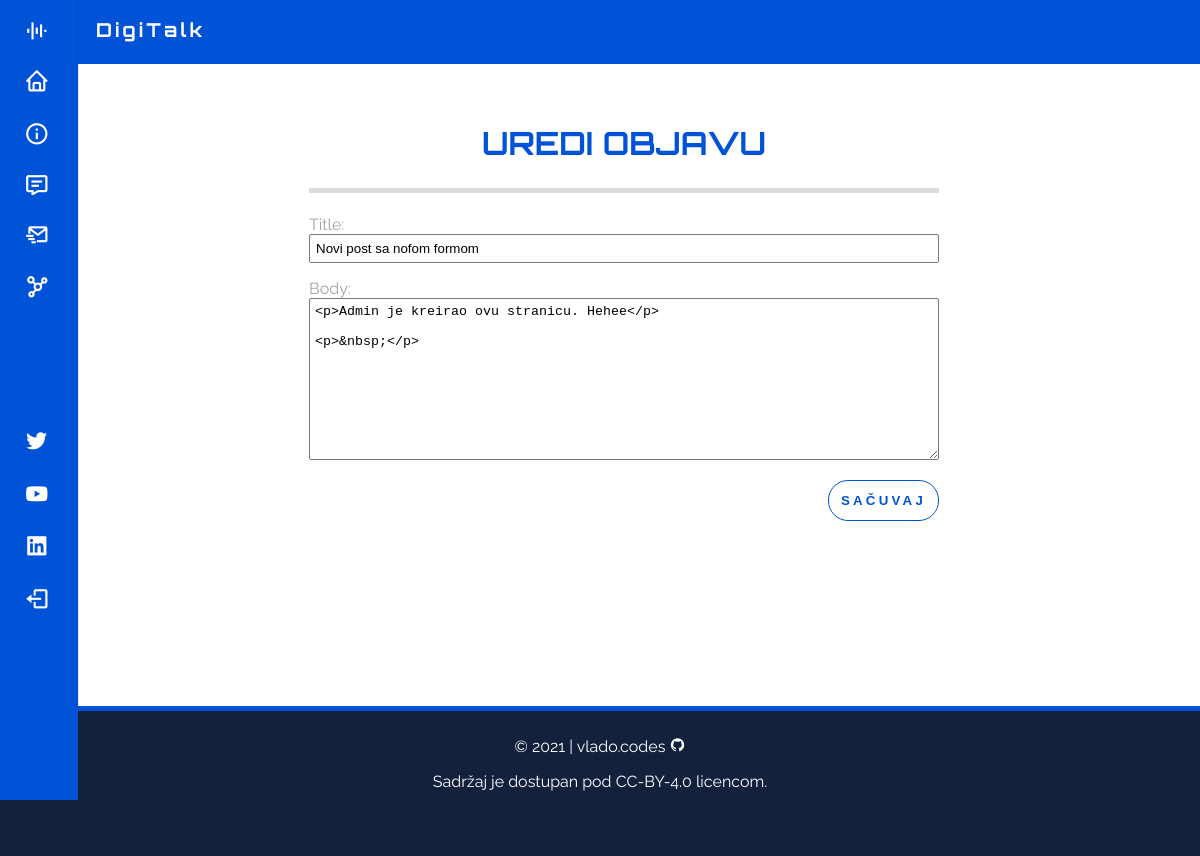
The page /accounts/blog/edit_post/8 (signed in) on the database its author committed.
### first_app/models.py (models this page shows, shortened)
class Post(models.Model):
    title = models.CharField(max_length = 60)
    author = models.ForeignKey(User, on_delete = models.CASCADE)
    body = RichTextField(blank = True, null = True)
    date = models.DateField(auto_now_add = True)

### first_app/views.py (the view)
# urls.py: path('blog/edit_post/<int:pk>', views.editPostView.as_view(), name='edit_post'),
class editPostView(UpdateView):
    model = Post
    form_class = editForm
    template_name = 'blog_edit_post.html'

### first_app/forms.py
class editForm(forms.ModelForm):
    class Meta:
        model = Post
        fields = ('title', 'body')
        widgets = {
            'title': forms.TextInput(attrs={'class': 'add-post-form'}),
            'body': forms.Textarea(attrs={'class': 'add-post-form'}),
        }

### first_app/templates/blog_edit_post.html (shortened to what this page needs)
{% extends 'base.html' %}
{% load static %}
{% block head %}
{% if user.is_authenticated %}
    <div class="add-post-form">
        <h1>Uredi objavu</h1>
        <form action="" method="POST">
            {{ form.as_p }}
            <button>Sačuvaj</button>
        </form>
    </div>
{% else %}
    <div class="error-404">
        <img src='{% static  'images/err404.png' %}'>
        <p>lost in space.</p>
        <a id="btn-back" href="{% url 'home' %}"><i class='bx bxs-chevrons-left'></i>Nazad na Početnu stranicu</a>
    </div>
{% endif %}
{% endblock head %}

### first_app/static/css/main.css (style rules this page uses)
:root { --header-height: 3.5rem; --nav-width: 220px; --ff-body: 'Raleway', sans-serif; --ff-heading: 'Orbitron', sans-serif; --fs-normal: 0.9375rem; --fs-medium: 0.75rem; --fw-normal: 400; --fw-bold: 700; --clr-primary-100: #6fd7ec; --clr-primary-200: #4e96b8; --clr-primary-300: #3a7094; --clr-primary-400: #293b63; --clr-primary-500: #14213d; --clr-accent: #a3a3a3; --clr-dark-gray: #646464; --clr-light-gray: #dbdbdb; --clr-light: #FFFFFF; --clr-dark: #000000; --clr-blue: #0053d6; --clr-red: #bf2139; --clr-neon-blue: 199, 43%, 51%; --clr-dark-gray: 0, 0%, 64%; --z-fixed: 100; }
html { scrollbar-color: var(--clr-primary-400) var(--clr-blue); scroll-padding-top: 7rem; scroll-behavior: smooth; overflow-x: hidden; }
html, body { height: 100%; }
body { font-family: var(--ff-body); margin: var(--header-height) 0 0 0; }
.add-post-form { width: 100%; max-width: 40rem; margin: 0 auto; }
.add-post-form h1 { text-align: center; text-transform: uppercase; font-family: var(--ff-heading); color: var(--clr-blue); border-bottom: 5px solid var(--clr-light-gray); padding: 25px; }
.add-post-form { padding: 5px; }
.add-post-form label { color: var(--clr-accent); }
.add-post-form button { float: right; border: 0; color: var(--clr-blue); background-color: rgb(255, 255, 255); border: 1px solid var(--clr-blue); padding: 12px 12px; border-radius: 20px; letter-spacing: 0.2rem; font-weight: 600; text-transform: uppercase; cursor: pointer; }
@media screen and (min-width: 1024px) { :root { --normal-font-size: 1rem; --small-font-size: .875rem; --smaller-font-size: .813rem; } }

### rows shown on the page
Post: title "Novi post sa nofom formom", body "<p>Admin je kreirao ovu stranicu. Hehee</p> <p>&nbsp;</p>"
